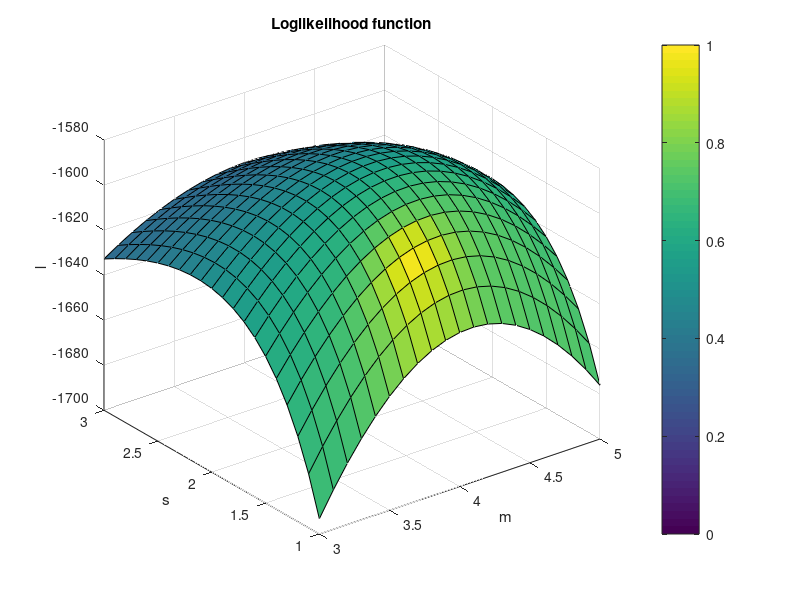
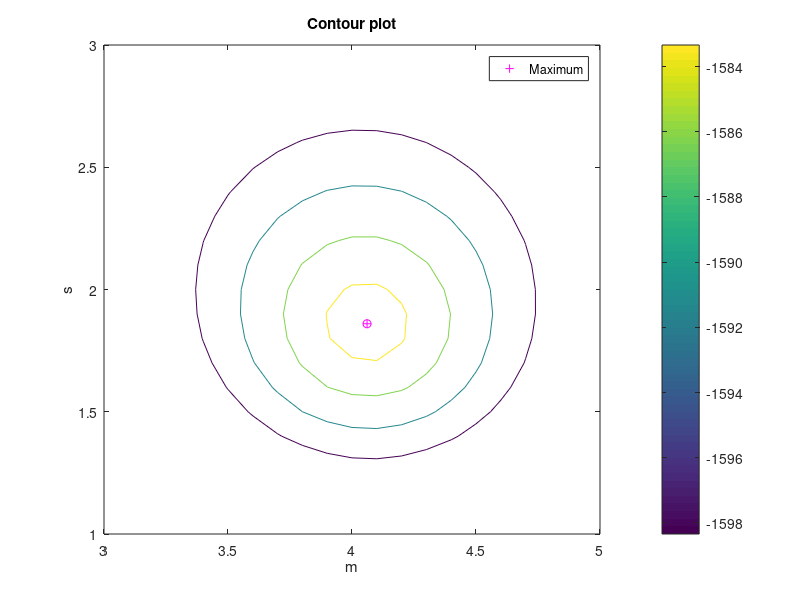

The MATLAB script that drew these images, in order:
x = load('Data_Assignment09.mat');
x = x.x;
l = @(m,s) sum( log( 1./( pi.*s.*(1+((x-m).^2./s.^2) ) ) ) );  %function to maximize
minimizer=@fminunc;
hx=0.1; % grid in m
hy=0.1; % grid in s
x=3:hx:5;
y=1:hy:3;
nx=length(x);
ny=length(y);
[xx,yy]=meshgrid(x,y);
xx=xx(:);
yy=yy(:);
n = length(xx);
zz = zeros(n,1);
for i = 1:n
    zz(i)=l(xx(i), yy(i));
end
xx=reshape(xx,ny,nx);
yy=reshape(yy,ny,nx);
zz=reshape(zz,ny,nx);
figure(1)
clf
surfl(xx,yy,zz)
colorbar
xlabel('m')
ylabel('s')
zlabel('l')
title('Loglikelihood function')
options=optimset('display','iter','maxiter',1000,'tolfun',1e-8,'tolx',1e-8);
x0=[1.5 2];
[xmin,fval,exitflag,output,allx,hess]=minimizer(@(x) -l(x(1),x(2)),x0,options);

figure(2)
clf
clines = [-fval-16,-fval-9,-fval-4,-fval-1];    %since levels must be monotonic increasin
contour(xx,yy,zz,clines)
hold on
colorbar
p=plot(xmin(1),xmin(2),'m+')
plot(xmin(1),xmin(2),'mo')
xlabel('m')
ylabel('s')
title('Contour plot')
legend(p,'Maximum')
hess_inv = inv(hess)
